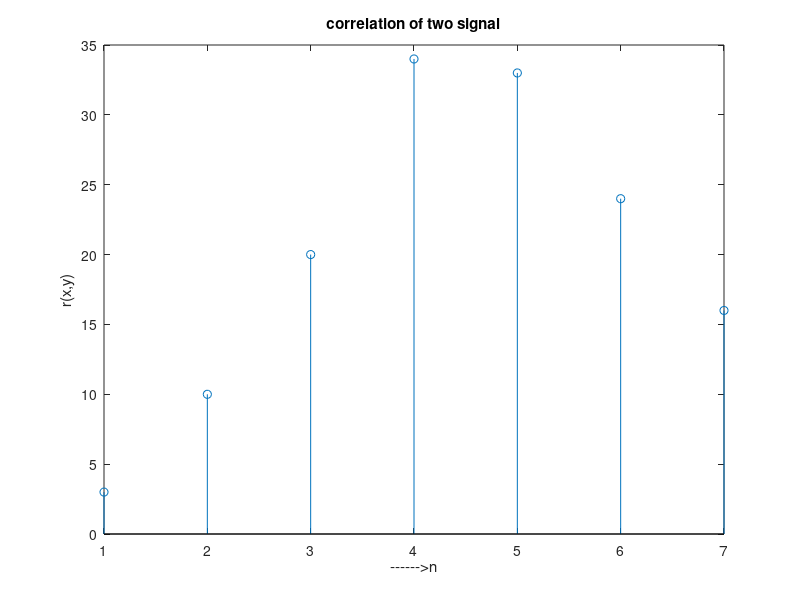

Recreate this plot in MATLAB.
x=[1,2,3,4]; %first signal 0r input signal
y=[4,3,4,3];
y = fliplr(y); %second signal
N1=length(x);
N2=length(y);
X=[x, zeros(1,N2)]; %padding of N2 zeros
Y=[y, zeros(1,N1)]; %padding of N1 zeros
for n=1:N1+N2-1
    r(n)=0;
    for m=1:N1
        if(n-m+1>0)
            r(n)=r(n)+X(m)*Y(n-m+1);
        else
        end
    end
end
stem(r);
ylabel('r(x,y)');
xlabel('------>n');
title('correlation of two signal');